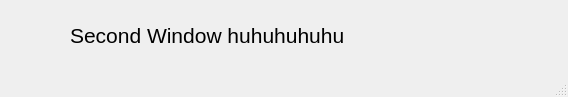
<?xml version="1.0" encoding="UTF-8"?>
<ui version="4.0">
 <class>SecondWindow</class>
 <widget class="QMainWindow" name="SecondWindow">
  <property name="geometry">
   <rect>
    <x>0</x>
    <y>0</y>
    <width>568</width>
    <height>97</height>
   </rect>
  </property>
  <property name="windowTitle">
   <string>MainWindow</string>
  </property>
  <widget class="QWidget" name="centralwidget">
   <widget class="QLabel" name="label">
    <property name="geometry">
     <rect>
      <x>70</x>
      <y>20</y>
      <width>591</width>
      <height>31</height>
     </rect>
    </property>
    <property name="font">
     <font>
      <pointsize>16</pointsize>
     </font>
    </property>
    <property name="text">
     <string>Second Window huhuhuhuhu</string>
    </property>
   </widget>
  </widget>
  <widget class="QMenuBar" name="menubar">
   <property name="geometry">
    <rect>
     <x>0</x>
     <y>0</y>
     <width>568</width>
     <height>21</height>
    </rect>
   </property>
  </widget>
  <widget class="QStatusBar" name="statusbar"/>
 </widget>
 <resources/>
 <connections/>
</ui>
